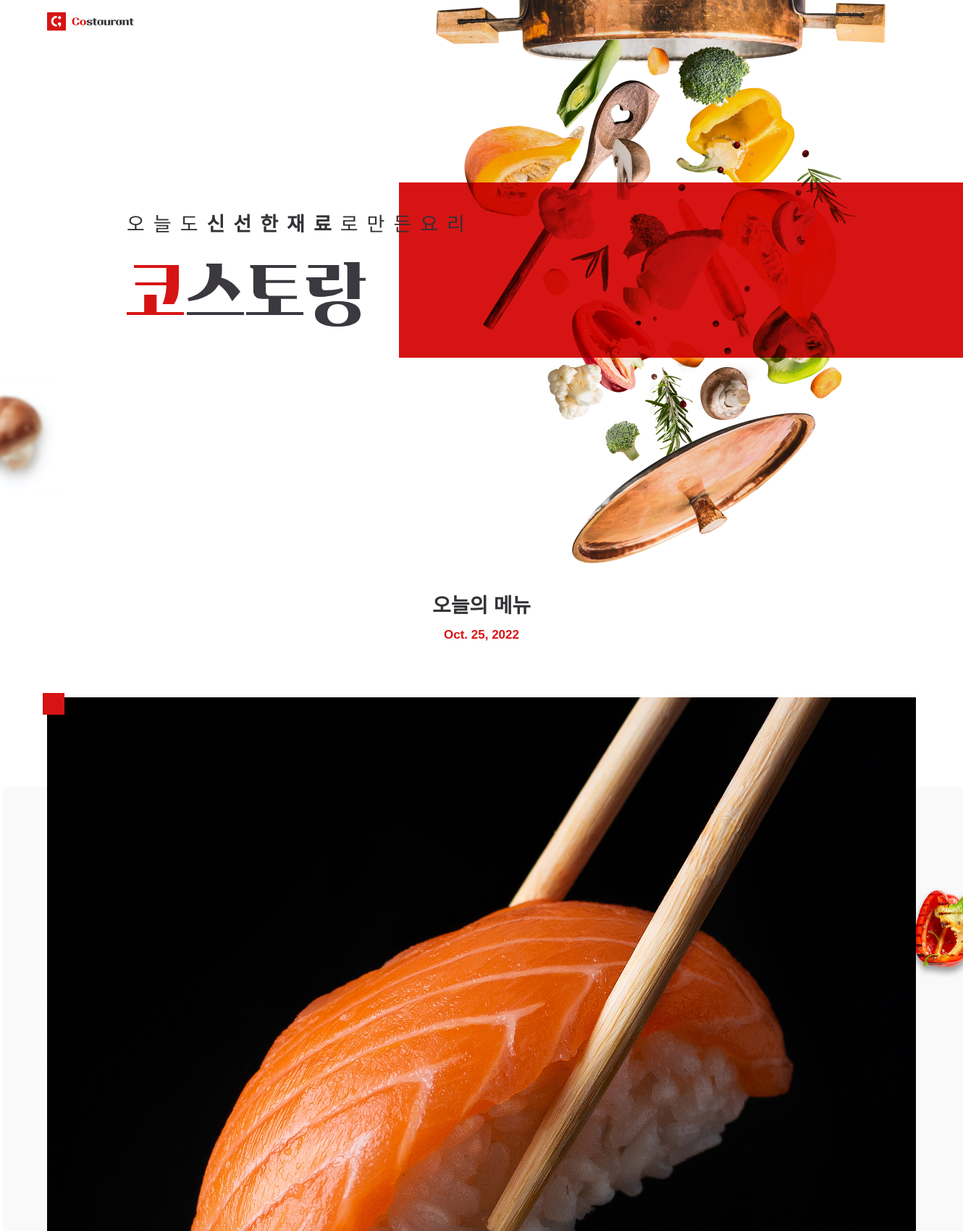
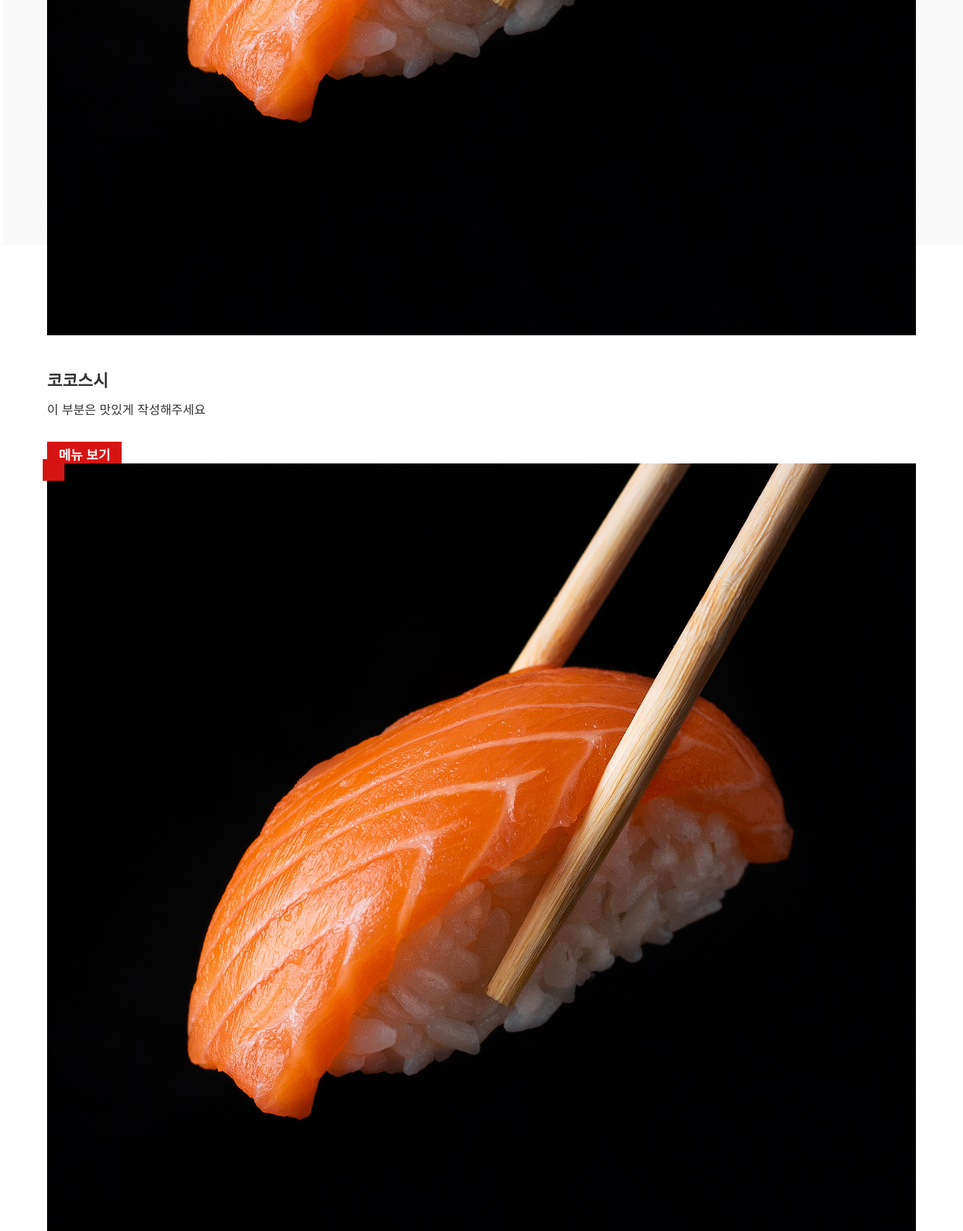
The page /menus/index/ (upper part) on the database its author committed (2 pictures, top to bottom).
### menus/models.py (models this page shows, shortened)
class Menu(models.Model):
    name = models.CharField(max_length=80)
    name_eng = models.CharField(max_length=80)
    description = models.CharField(max_length=120)
    price = models.IntegerField()
    img_path = models.CharField(max_length=255)

### menus/views.py (the view)
# urls.py: path('index/', views.index_view),
def index_view(request):
    context = dict()
    today = datetime.today().date()
    menus = Menu.objects.all()
    context["date"] = today
    context["menus"] = menus
    return render(request, 'menus/index.html', context=context)

### menus/templates/menus/index.html (shortened to what this page needs)
{% load static %}
<!DOCTYPE html>
<html>
<head>
    <link rel="stylesheet" href={% static 'menus/css/styles.css' %}>
    <link rel="stylesheet" type="text/css"
    href="https://cdn.rawgit.com/moonspam/NanumSquare/master/nanumsquare.css">
</head>
<body>
    <div id="header">
        <div class="container">
            <div class="nav">
                <a href="/menus/"><img src={% static "menus/images/logo-color.svg" %}></a>
            </div>
            <div class="header_txt">
                <p>오늘도<b>신선한재료</b>로만든요리</p>
                <h1><img src={% static "menus/images/header-txt.svg" %} style="width=330; height=89;"></h1>
            </div>
        </div>
    </div>
    <div id="content">
        <div class="container">
            <div class="content_txt">
                <h2>오늘의 메뉴</h2>
                <p class="date-text"> {{date}} </p>
            </div>
            <div class="food-container">
                {% for menu in menus %}
                    <div class="food">
                        <img src={% get_static_prefix %}{{menu.img_path}}/>
                        <div class="info">
                            <h3> {{menu.name}} </h3>
                            <p> {{menu.description}}  </p>
                            <a href="food/{{menu.id}}">메뉴 보기</a>
                    </div>
                {% endfor %}
            </div>
        </div>
    </div>
</body>
</html>

### menus/static/menus/css/styles.css (style rules this page uses)
h1,h2,h3,p,a,ul,li { margin: 0; padding: 0; font-family : 'NanumSquare', sans-serif; font-weight: 200; list-style: none; text-decoration: none; outline: none; }
b { font-weight: 900; }
body { margin: 0; padding: 0; background: #fff; }
img { margin: 0; padding: 0; border: 0 }
#header,#content,#footer { min-width: 1280px; }
#header { height: 814px; background: url(../images/header-img.png) no-repeat right top /779px 813px,url(../images/bg-img-mashroom.jpg) no-repeat left 520px/92px 169px; }
#content { height: 100%; background: url(../images/bg-img-paprica.png) no-repeat right 388px/108px 192px, url(../images/bg-rectangle.svg) no-repeat left 273px/1465px 952px, url(../images/bg-img-brocoli.jpg) no-repeat 5% 1550px/131px 138px; }
.container { width: 1200px; margin: 0 auto; }
.nav { height: 60px; padding-top: 17px; box-sizing: border-box; }
.header_txt { margin: 228px 0 0 110px; }
.header_txt p { margin-bottom: 35px; font-size: 27px; letter-spacing: 12px; color: #333236; }
.content_txt h2 { text-align: center; font-size: 28px; font-weight: 600; letter-spacing: -0.1px; color: #333236; }
.content_txt p { margin: 13px 0 76px; text-align: center; font-size: 17px; font-weight: 600; color: #d71414; }
.food { flex-basis: 350px; padding-bottom: 146px; position: relative; }
.food:after { content: ""; display: block; width: 30px; height: 30px; position: absolute; background: #d71414; top: -6px; left: -6px; z-index: 1; }
.food img { width: 100%; height: 100%; }
.info h3 { padding: 40px 0 13px; font-size: 23px; font-weight: 600; color: #333236; }
.info p { padding-bottom: 34px; line-height: 1.5; letter-spacing: 0.1px; font-size: 17px; color: #333236; }
.info a { padding: 9px 16px; font-size: 18px; font-weight: 600; background: #d71414; color: #fff; position: relative; transition: all 0.3s; }

### rows shown on the page
Menu: img_path (picture), name "코코스시", description "이 부분은 맛있게 작성해주세요"
Menu: img_path (picture)

### other values the page prints
{{ date }} "Oct. 25, 2022"
